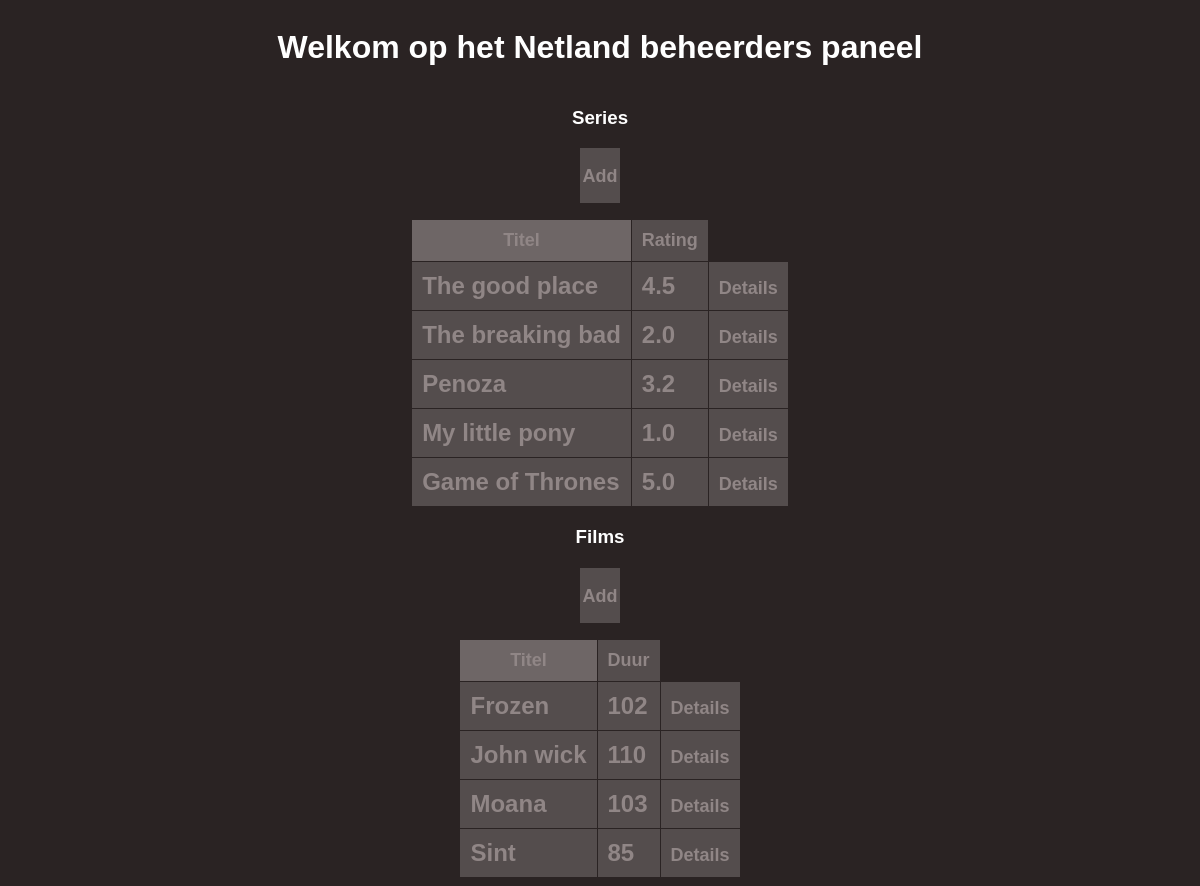
The page /?sort=title&order=desc on the database its author committed.
### tables this page shows
CREATE TABLE `media` (
  `id` int(11) NOT NULL,
  `title` varchar(255) DEFAULT NULL,
  `type` enum('movie','series') DEFAULT NULL,
  `rating` decimal(3,1) DEFAULT NULL,
  `length_in_minutes` int(11) DEFAULT NULL,
  `released_at` date DEFAULT NULL,
  `summary` text DEFAULT NULL,
  `youtube_trailer_id` varchar(20) DEFAULT NULL,
  `has_won_awards` int(11) DEFAULT NULL,
  `seasons` int(11) DEFAULT NULL,
  `country` varchar(15) DEFAULT NULL,
  `spoken_in_language` varchar(15) DEFAULT NULL
);

### index.php (the view, shortened to what this page needs)
<!DOCTYPE html>
<html lang="en">
<head>
</head>
<body>
    <?php
    $localhost = 'localhost';
    $db = 'netland';
    $user = 'bit_academy';
    $pass = 'bit_academy';
    $charset = 'utf8mb4';
    $dsn = "mysql:host=$localhost;dbname=$db;charset=$charset";
    try {
        $pdo = new PDO($dsn, $user, $pass);
    } catch (\PDOException $e) {
        echo 'Error connecting to database on line: ' . $e->getMessage();
    }
    $sort = $_GET['sort'] ?? 'title';
    $sort2 = $_GET['sort2'] ?? 'title';
    $order = $_GET['order'] ?? 'asc';
    $order2 = $_GET['order2'] ?? 'asc';
    $stmt = $pdo->prepare("SELECT * FROM media WHERE type = 'series' ORDER BY $sort $order");
    $stmt->execute();
    $series_array = $stmt->fetchAll(PDO::FETCH_OBJ);
    $stmt = $pdo->prepare("SELECT * FROM media WHERE type = 'movie' ORDER BY $sort2 $order2");
    $stmt->execute();
    $movies_array = $stmt->fetchAll(PDO::FETCH_OBJ);
    function getOppositeOrder($order)
    {
        return $order === 'asc' ? 'desc' : 'asc';
    }
    function getOppositeOrder2($order2)
    {
        return $order2 === 'asc' ? 'desc' : 'asc';
    }
    function echoSeries($series_array)
    {
        foreach ($series_array as $key) {
            echo '<tr>';
            echo '<td>' . $key->title . '</td>';
            echo '<td>' . $key->rating . '</td>';
            echo '<td>' . "<a href='detail.php?id=$key->id'>Details</a>" . '</td>';
            echo '</tr>';
        }
    }
    function echoMovies($movies_array)
    {
        foreach ($movies_array as $key) {
            echo    '<tr>';
            echo    '<td>' . $key->title . '</td>';
            echo    '<td>' . $key->length_in_minutes . '</td>';
            echo    '<td>' . "<a href='detail.php?id=$key->id'>Details</a>" . '</td>';
            echo    '</tr>';
        }
    }
    ?>
    <h1>Welkom op het Netland beheerders paneel</h1>
    <table>
        <h3>Series</h3>
        <tr>
            <div class="add">
                <p><a href='insert.php'>Add</a></p>
            </div>
            <th class="sortable <?php if ($sort === 'title') {
                                    echo "sorted-$order";
                                } ?>">
                <a href="?sort=title&order=<?php echo getOppositeOrder($order); ?>">Titel</a>
            </th>
            <th class="sortable <?php if ($sort === 'rating') {
                                    echo "sorted-$order";
                                } ?>">
                <a href="?sort=rating&order=<?php echo getOppositeOrder($order); ?>">Rating</a>
            </th>
            <?php echoSeries($series_array); ?>
        </tr>
    </table>
    <table>
        <h3>Films</h3>
        <tr>
            <div class="add">
                <p><a href='insert.php'>Add</a></p>
            </div>
            <th class="sortable <?php if ($sort2 === 'title') {
                                    echo "sorted-$order2";
                                } ?>">
                <a href="?sort2=title&order2=<?php echo getOppositeOrder2($order2); ?>">Titel</a>
            </th>
            <th class="sortable <?php if ($sort2 === 'length_in_minutes') {
                                    echo "sorted-$order2";
                                } ?>">
                <a href="?sort2=length_in_minutes&order2=<?php echo getOppositeOrder2($order2); ?>">Duur</a>
            </th>
            <?php echoMovies($movies_array); ?>
        </tr>
    </table>

### index.php (style rules this page uses)
body { display: flex; flex-direction: column; justify-content: center; align-items: center; background-color: #2A2323; font-family: Arial, Helvetica, sans-serif; }
a { text-decoration: none; color: #908686; font-weight: bold; font-size: large; }
h1, h3 { color: white; }
table { border-collapse: collapse; margin-top: 15px; }
th { border: 1px solid #2A2323; background-color: #544D4D; color: #908686; font-weight: bold; font-size: large; padding: 10px; cursor: pointer; }
.add { border: 1px solid #2A2323; background-color: #544D4D; color: #908686; font-weight: bold; font-size: large; cursor: pointer; text-align: center; width: 40px; height: 55px; }
th.sorted-asc, th.sorted-desc { background-color: #6E6666; }
td { border: 1px solid #2A2323; background-color: #544D4D; color: #908686; font-weight: bold; font-size: x-large; padding: 10px; }

### rows shown on the page
media: title "The good place", rating "4.5"
media: title "The breaking bad", rating "2.0"
media: title "Penoza", rating "3.2"
media: title "My little pony", rating "1.0"
media: title "Game of Thrones", rating "5.0"
media: title "Frozen", length_in_minutes "102"
media: title "John wick", length_in_minutes "110"
media: title "Moana", length_in_minutes "103"
media: title "Sint", length_in_minutes "85"
